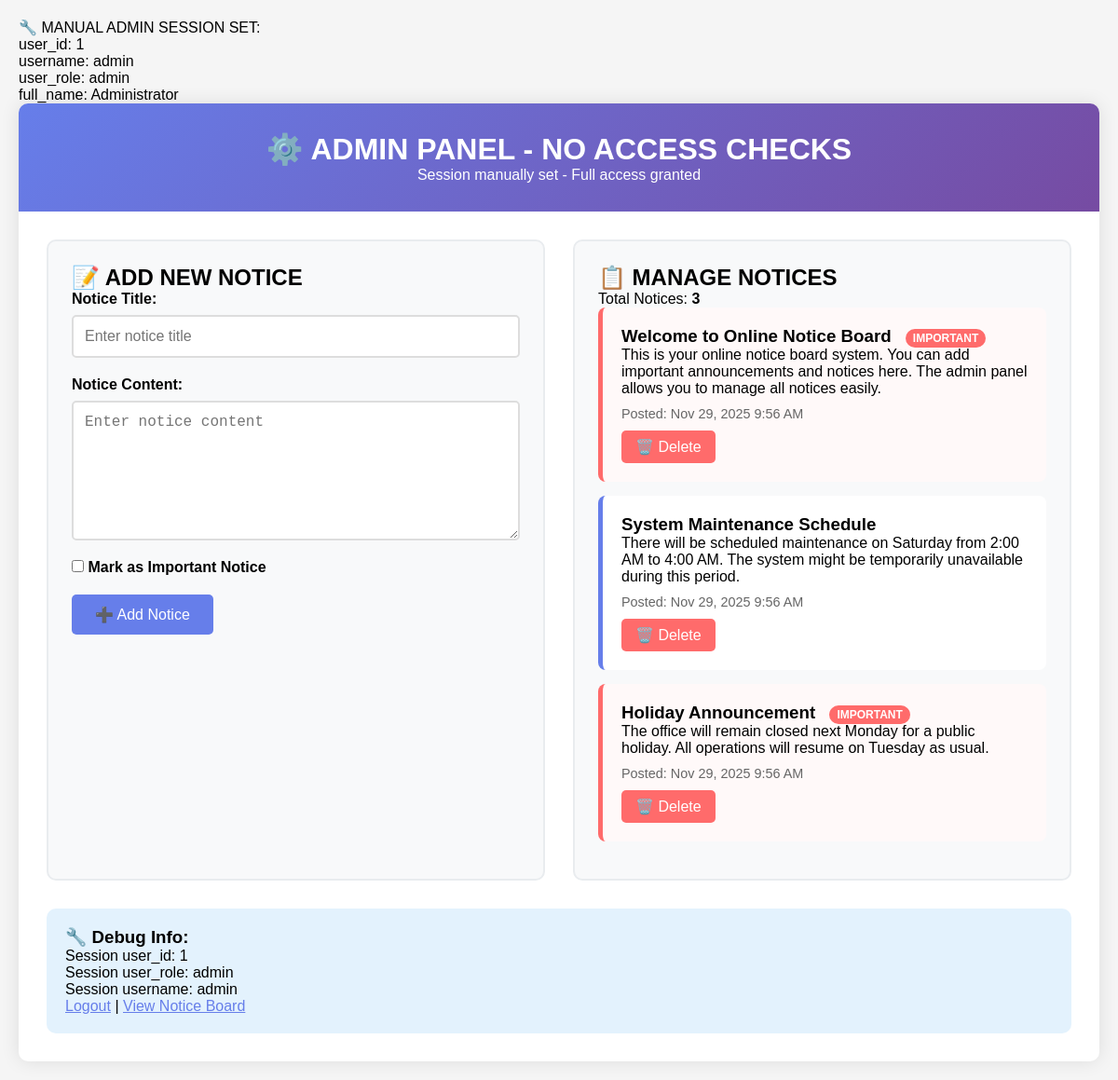
Page /admin_no_check.php on the committed database.
### tables this page shows
CREATE TABLE notices (
    id INT AUTO_INCREMENT PRIMARY KEY,
    title VARCHAR(255) NOT NULL,
    content TEXT NOT NULL,
    created_at TIMESTAMP DEFAULT CURRENT_TIMESTAMP,
    is_important BOOLEAN DEFAULT FALSE
);

### admin_no_check.php (the view, shortened to what this page needs)
<?php
$servername = "localhost";
$username = "root";
$password = "";
$dbname = "notice_board";
$conn = new mysqli($servername, $username, $password, $dbname);
echo "user_id: " . $_SESSION['user_id'] . "<br>";
echo "username: " . $_SESSION['username'] . "<br>";
echo "user_role: " . $_SESSION['user_role'] . "<br>";
echo "full_name: " . $_SESSION['full_name'] . "<br>";
$notices_result = $conn->query("SELECT * FROM notices ORDER BY created_at DESC");
?>
<!DOCTYPE html>
<html lang="en">
<head>
</head>
<body>
    <div class="container">
        <header>
            <h1>⚙️ ADMIN PANEL - NO ACCESS CHECKS</h1>
            <p>Session manually set - Full access granted</p>
        </header>
        <div class="content">
            <div class="admin-panel">
                <div class="form-section">
                    <h2>📝 ADD NEW NOTICE</h2>
                    <form method="POST">
                        <div class="form-group">
                            <label for="title">Notice Title:</label>
                            <input type="text" id="title" name="title" placeholder="Enter notice title" required>
                        </div>
                        <div class="form-group">
                            <label for="content">Notice Content:</label>
                            <textarea id="content" name="content" placeholder="Enter notice content" required></textarea>
                        </div>
                        <div class="form-group">
                            <label>
                                <input type="checkbox" name="is_important" value="1">
                                Mark as Important Notice
                            </label>
                        </div>
                        <button type="submit" name="add_notice" class="btn">➕ Add Notice</button>
                    </form>
                </div>
                <div class="notices-section">
                    <h2>📋 MANAGE NOTICES</h2>
                    <p>Total Notices: <strong><?php echo $notices_result->num_rows; ?></strong></p>
                    <?php if ($notices_result->num_rows > 0): ?>
                        <?php while($notice = $notices_result->fetch_assoc()): ?>
                            <div class="notice-item <?php echo $notice['is_important'] ? 'important' : ''; ?>">
                                <h3><?php echo htmlspecialchars($notice['title']); ?>
                                    <?php if ($notice['is_important']): ?>
                                        <span class="important-badge">IMPORTANT</span>
                                    <?php endif; ?>
                                </h3>
                                <p><?php echo nl2br(htmlspecialchars($notice['content'])); ?></p>
                                <div style="color: #666; font-size: 0.9em; margin-top: 10px;">
                                    Posted: <?php echo date('M j, Y g:i A', strtotime($notice['created_at'])); ?>
                                </div>
                                <a href="?delete=<?php echo $notice['id']; ?>" class="delete-btn"
                                   onclick="return confirm('Delete this notice?')">
                                   🗑️ Delete
                                </a>
                            </div>
                        <?php endwhile; ?>
                    <?php else: ?>
                        <p>No notices found. Add your first notice!</p>
                    <?php endif; ?>
                </div>
            </div>
            <div style="margin-top: 30px; padding: 20px; background: #e3f2fd; border-radius: 10px;">
                <h3>🔧 Debug Info:</h3>
                <p>Session user_id: <?php echo $_SESSION['user_id']; ?></p>
                <p>Session user_role: <?php echo $_SESSION['user_role']; ?></p>
                <p>Session username: <?php echo $_SESSION['username']; ?></p>
                <p><a href="logout.php" style="color: #667eea;">Logout</a> | <a href="index.php" style="color: #667eea;">View Notice Board</a></p>
            </div>
        </div>
    </div>
</body>
</html>

### admin_no_check.php (style rules this page uses)
* { margin: 0; padding: 0; box-sizing: border-box; }
body { font-family: Arial; background: #f5f5f5; padding: 20px; }
.container { max-width: 1200px; margin: 0 auto; background: white; border-radius: 10px; box-shadow: 0 0 20px rgba(0,0,0,0.1); overflow: hidden; }
header { background: linear-gradient(135deg, #667eea, #764ba2); color: white; padding: 30px; text-align: center; }
.content { padding: 30px; }
.admin-panel { display: grid; grid-template-columns: 1fr 1fr; gap: 30px; }
.form-section, .notices-section { background: #f8f9fa; padding: 25px; border-radius: 10px; border: 2px solid #e9ecef; }
.form-group { margin-bottom: 20px; }
label { display: block; margin-bottom: 8px; font-weight: bold; }
input[type="text"], textarea { width: 100%; padding: 12px; border: 2px solid #ddd; border-radius: 5px; font-size: 16px; }
textarea { height: 150px; resize: vertical; }
.btn { background: #667eea; color: white; padding: 12px 25px; border: none; border-radius: 5px; cursor: pointer; font-size: 16px; }
.notice-item { background: white; padding: 20px; margin-bottom: 15px; border-radius: 8px; border-left: 5px solid #667eea; }
.notice-item.important { border-left-color: #ff6b6b; background: #fff9f9; }
.delete-btn { background: #ff6b6b; color: white; padding: 8px 15px; text-decoration: none; border-radius: 5px; display: inline-block; margin-top: 10px; }
.important-badge { background: #ff6b6b; color: white; padding: 3px 8px; border-radius: 12px; font-size: 12px; margin-left: 10px; }

### rows in the picture
notices: title "Welcome to Online Notice Board", is_important "IMPORTANT", content "This is your online notice board system. You can add important announcements and notices here. The admin panel allows you to manage all notices easily.", created_at "Nov 29, 2025 9:56 AM"
notices: title "System Maintenance Schedule", content "There will be scheduled maintenance on Saturday from 2:00 AM to 4:00 AM. The system might be temporarily unavailable during this period.", created_at "Nov 29, 2025 9:56 AM"
notices: title "Holiday Announcement", is_important "IMPORTANT", content "The office will remain closed next Monday for a public holiday. All operations will resume on Tuesday as usual.", created_at "Nov 29, 2025 9:56 AM"

### other values in the picture
$_SESSION['user_id'] "1"
$_SESSION['username'] "admin"
$_SESSION['user_role'] "admin"
$_SESSION['full_name'] "Administrator"
$notices_result->num_rows "3"
